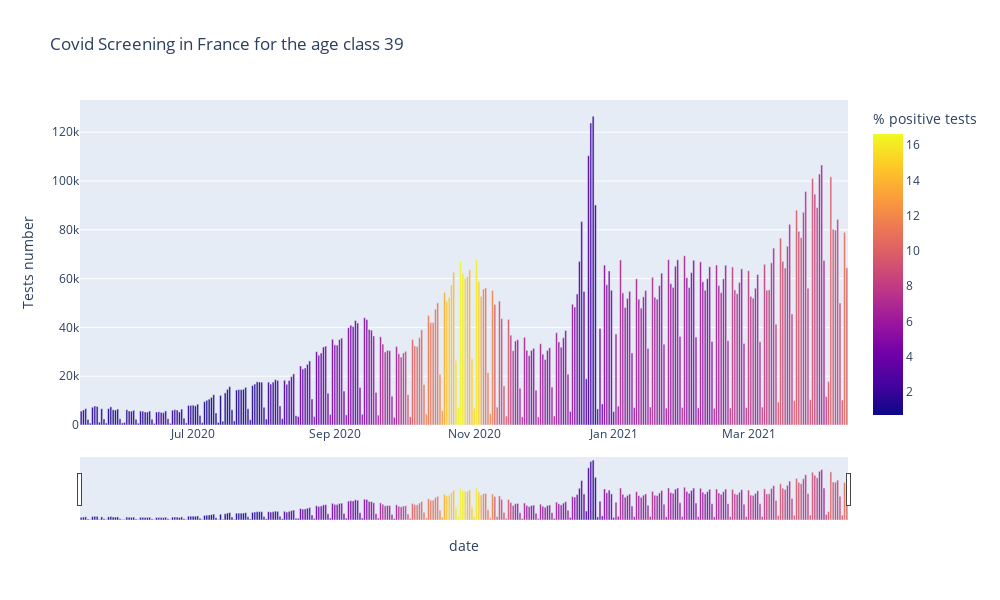

Notebook code for this chart:
### Code cell
daily_test_age(39)

### Figure 1 — Plotly figure (JSON) as saved in the notebook; plotly's stock layout.template omitted (floating-point values rounded to 4 significant figures; data arrays with more than 128 entries replaced by an {"elided": "..."} marker saying what was removed)
{"data": [{"alignmentgroup": "True", "hovertemplate": "date=%{x}<br>Tests number=%{y}<br>% positive tests=%{marker.color}<extra></extra>", "legendgroup": "", "marker": {"color": {"elided": "336 float values"}, "coloraxis": "coloraxis"}, "name": "", "offsetgroup": "", "orientation": "v", "showlegend": false, "textposition": "auto", "type": "bar", "x": {"elided": "336 str values"}, "xaxis": "x", "y": {"elided": "336 int values"}, "yaxis": "y"}], "layout": {"barmode": "relative", "coloraxis": {"colorbar": {"title": {"text": "% positive tests"}}, "colorscale": [[0, "#0d0887"], [0.1111, "#46039f"], [0.2222, "#7201a8"], [0.3333, "#9c179e"], [0.4444, "#bd3786"], [0.5556, "#d8576b"], [0.6667, "#ed7953"], [0.7778, "#fb9f3a"], [0.8889, "#fdca26"], [1, "#f0f921"]]}, "height": 600, "legend": {"tracegroupgap": 0}, "title": {"text": "Covid Screening in France for the age class 39"}, "width": 1000, "xaxis": {"anchor": "y", "domain": [0, 1], "rangeslider": {"visible": true}, "title": {"text": "date"}}, "yaxis": {"anchor": "x", "domain": [0, 1], "title": {"text": "Tests number"}}}}
